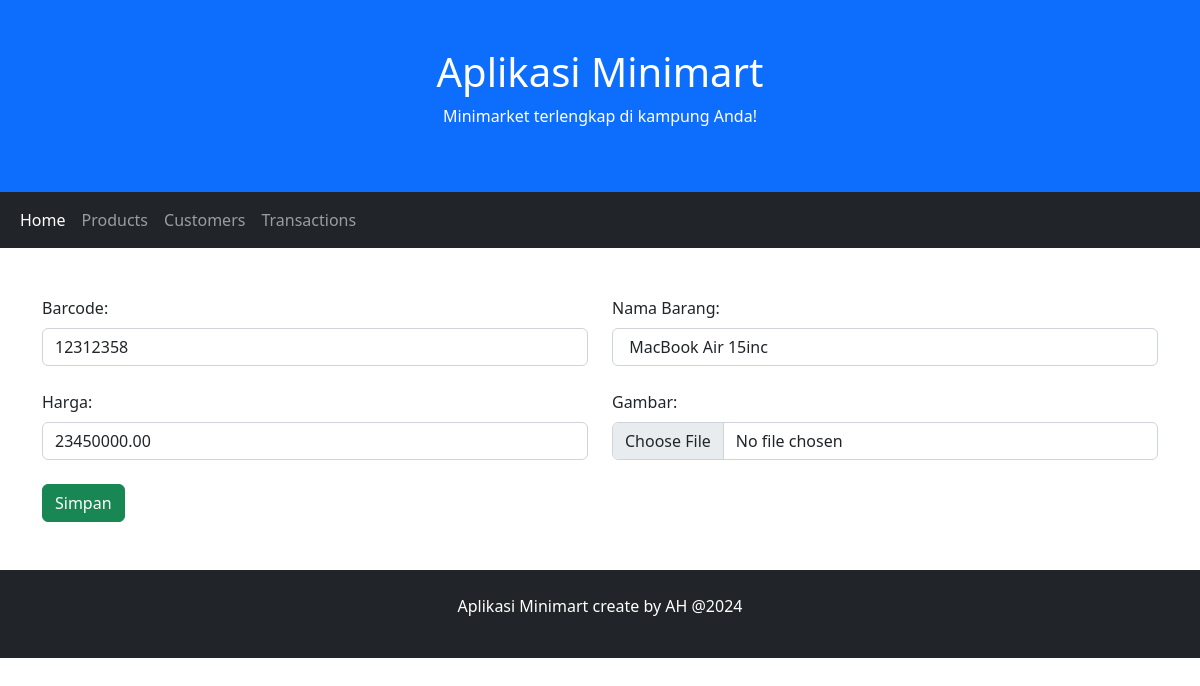
Screenshot of /product_edit.php?id=5 with the database file from the repository.
### tables this page shows
CREATE TABLE IF NOT EXISTS `products` (
  `id` int(11) NOT NULL AUTO_INCREMENT,
  `barcode` varchar(50) NOT NULL,
  `product_name` varchar(50) NOT NULL,
  `price` decimal(10,2) NOT NULL,
  `picture` varchar(255) DEFAULT NULL,
  PRIMARY KEY (`id`)
);

### product_edit.php (the view, shortened to what this page needs)
<?php
    $id = $_GET['id'];
    include('lib/koneksi.php');
    $qry ="SELECT * FROM products";
    $check = $db->query($qry) or die($db->error.__LINE__);
    if($check -> num_rows > 0){
        $sql = "SELECT * FROM products WHERE id=$id";
        if(!$hasil = $db->query($sql))
        {
            die('Query error['.$db->error.']');
        }
        while($prod = $hasil->fetch_object()){
?>
<!DOCTYPE html>
<html lang="en">
<head>
  <link href="css/bootstrap.min.css" rel="stylesheet">
</head>
<body>
<div class="p-5 bg-primary text-white text-center">
  <h1>Aplikasi Minimart</h1>
  <p>Minimarket terlengkap di kampung Anda!</p>
</div>
<nav class="navbar navbar-expand-sm bg-dark navbar-dark">
  <div class="container-fluid">
    <ul class="navbar-nav">
      <li class="nav-item">
        <a class="nav-link active" href="index.php">Home</a>
      </li>
      <li class="nav-item">
        <a class="nav-link" href="products.php">Products</a>
      </li>
      <li class="nav-item">
        <a class="nav-link" href="customers.php">Customers</a>
      </li>
      <li class="nav-item">
        <a class="nav-link" href="trans.php">Transactions</a>
      </li>
    </ul>
  </div>
</nav>
<div class="container mt-5">
  <form action="product_update.php" method="post" enctype="multipart/form-data">
    <div class="row">
      <div class="col">
        <label for="barcode" class="form-label">Barcode:</label>
        <input type="text" class="form-control" id="barcode" placeholder="Masukkan barcode barang" name="barcode" value ="<?php echo $prod->barcode; ?>">
      </div>
      <div class="col">
        <label for="nama_barang" class="form-label">Nama Barang:</label>
        <input type="text" class="form-control" id="nama_barang" placeholder="Masukkan nama barang" name="nama_barang" value =" <?php echo $prod->product_name; ?>">
      </div>
    </div>
    <br>
    <div class="row">
      <div class="col">
        <label for="harga" class="form-label">Harga:</label>
        <input type="text" class="form-control" id="harga" placeholder="Masukkan harga barang" name="harga" value ="<?php echo $prod->price; ?>">
      </div>
      <div class="col">
        <label for="gambar" class="form-label">Gambar:</label>
        <input class="form-control" type="file" id="gambar" name="gambar">
      </div>
    </div>
    <br>
    <div class="row">
      <div class="col">
      <input class="btn btn-success" type="submit" value="Simpan">
      </div>
    </div>
  </form>
</div>
<div class="mt-5 p-4 bg-dark text-white text-center">
  <p>Aplikasi Minimart create by AH @2024</p>
</div>
</body>
</html>
<?php
        }
    }
?>

### rows the page displays
products: barcode "12312358", nama_barang "MacBook Air 15inc", harga "23450000.00"
